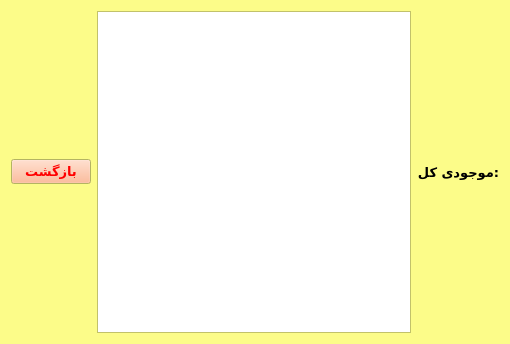
<?xml version="1.0" encoding="UTF-8"?>
<ui version="4.0">
 <class>Balance</class>
 <widget class="QWidget" name="Balance">
  <property name="geometry">
   <rect>
    <x>0</x>
    <y>0</y>
    <width>510</width>
    <height>344</height>
   </rect>
  </property>
  <property name="palette">
   <palette>
    <active>
     <colorrole role="Button">
      <brush brushstyle="SolidPattern">
       <color alpha="255">
        <red>255</red>
        <green>170</green>
        <blue>127</blue>
       </color>
      </brush>
     </colorrole>
     <colorrole role="ButtonText">
      <brush brushstyle="SolidPattern">
       <color alpha="255">
        <red>255</red>
        <green>0</green>
        <blue>0</blue>
       </color>
      </brush>
     </colorrole>
     <colorrole role="Base">
      <brush brushstyle="SolidPattern">
       <color alpha="255">
        <red>255</red>
        <green>255</green>
        <blue>255</blue>
       </color>
      </brush>
     </colorrole>
     <colorrole role="Window">
      <brush brushstyle="SolidPattern">
       <color alpha="255">
        <red>252</red>
        <green>252</green>
        <blue>137</blue>
       </color>
      </brush>
     </colorrole>
    </active>
    <inactive>
     <colorrole role="Button">
      <brush brushstyle="SolidPattern">
       <color alpha="255">
        <red>255</red>
        <green>170</green>
        <blue>127</blue>
       </color>
      </brush>
     </colorrole>
     <colorrole role="ButtonText">
      <brush brushstyle="SolidPattern">
       <color alpha="255">
        <red>255</red>
        <green>0</green>
        <blue>0</blue>
       </color>
      </brush>
     </colorrole>
     <colorrole role="Base">
      <brush brushstyle="SolidPattern">
       <color alpha="255">
        <red>255</red>
        <green>255</green>
        <blue>255</blue>
       </color>
      </brush>
     </colorrole>
     <colorrole role="Window">
      <brush brushstyle="SolidPattern">
       <color alpha="255">
        <red>252</red>
        <green>252</green>
        <blue>137</blue>
       </color>
      </brush>
     </colorrole>
    </inactive>
    <disabled>
     <colorrole role="Button">
      <brush brushstyle="SolidPattern">
       <color alpha="255">
        <red>255</red>
        <green>170</green>
        <blue>127</blue>
       </color>
      </brush>
     </colorrole>
     <colorrole role="ButtonText">
      <brush brushstyle="SolidPattern">
       <color alpha="255">
        <red>120</red>
        <green>120</green>
        <blue>120</blue>
       </color>
      </brush>
     </colorrole>
     <colorrole role="Base">
      <brush brushstyle="SolidPattern">
       <color alpha="255">
        <red>252</red>
        <green>252</green>
        <blue>137</blue>
       </color>
      </brush>
     </colorrole>
     <colorrole role="Window">
      <brush brushstyle="SolidPattern">
       <color alpha="255">
        <red>252</red>
        <green>252</green>
        <blue>137</blue>
       </color>
      </brush>
     </colorrole>
    </disabled>
   </palette>
  </property>
  <property name="windowTitle">
   <string>Form</string>
  </property>
  <layout class="QHBoxLayout" name="horizontalLayout">
   <item>
    <widget class="QPushButton" name="pushButton">
     <property name="font">
      <font>
       <family>NPWLYaghout Bold</family>
       <pointsize>10</pointsize>
       <weight>75</weight>
       <bold>true</bold>
      </font>
     </property>
     <property name="text">
      <string>بازگشت</string>
     </property>
    </widget>
   </item>
   <item>
    <widget class="QTableView" name="tableView"/>
   </item>
   <item>
    <widget class="QLabel" name="label">
     <property name="font">
      <font>
       <family>Nirmala UI</family>
       <pointsize>10</pointsize>
       <weight>75</weight>
       <bold>true</bold>
      </font>
     </property>
     <property name="text">
      <string>:موجودی کل</string>
     </property>
    </widget>
   </item>
  </layout>
 </widget>
 <resources/>
 <connections/>
</ui>
